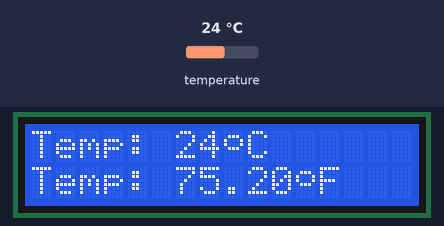
Bench run of a sketch on a simulated Arduino Leonardo, built with avr-gcc and run on an emulated ATmega32U4. On the bench: 16×2 character LCD. The inputs (shaded band) are chosen by the test bench; at power-on: temperature 24 °C. What the sketch prints to the serial monitor is not drawn.

Above: at 1.3 s.
1.4 s: temperature set to 12 °C
At 3.6 s:
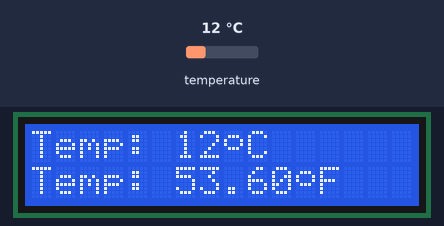
4.2 s: temperature set to 19 °C
At 5.8 s:
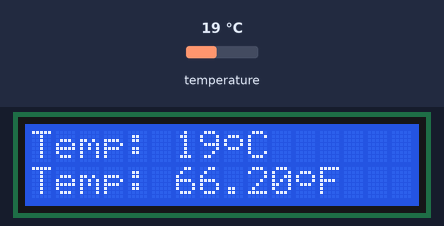
6.7 s: temperature set to 28 °C
At 9.0 s:
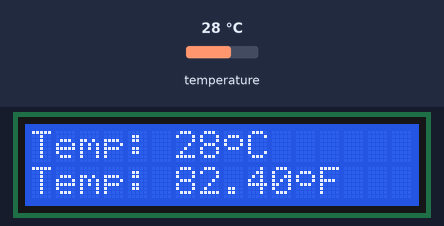
Timing chart, 0 to 10.5 s (numbered marks = the images above; inputs shaded):
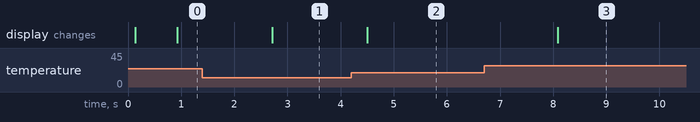

The sketch:

i2c_lcd.ino
```cpp
#include <Wire.h>
#include <OneWire.h>
#include <DallasTemperature.h>
#include <LiquidCrystal_I2C.h>

#define ONE_WIRE_BUS 2

OneWire oneWire(ONE_WIRE_BUS);
DallasTemperature sensors(&oneWire);
int device_address = 0x0;
LiquidCrystal_I2C *lcd = NULL;

byte Degree[8] = {
  0b00000,
  0b01110,
  0b10001,
  0b10001,
  0b01110,
  0b00000,
  0b00000,
  0b00000
};

void setup() {
  sensors.begin();
  Serial.begin (9600);

  // Leonardo: wait for serial port to connect
  //while (!Serial)
  //{
  //}

  Serial.println ();
  Serial.println ("I2C scanner. Scanning ...");
  byte count = 0;

  Wire.begin();
  for (byte i = 8; i < 120; i++)
  {
    Wire.beginTransmission (i);
    if (Wire.endTransmission () == 0)
    {
      Serial.print ("Found address: ");
      Serial.print (i, DEC);
      Serial.print (" (0x");
      Serial.print (i, HEX);
      Serial.println (")");
      count++;
      if (count == 1)
      {
        device_address = i;
      }
      delay (1);  // maybe unneeded?
    } // end of good response
  } // end of for loop
  Serial.println ("Done.");
  Serial.print ("Found ");
  Serial.print (count, DEC);
  Serial.println (" device(s).");

  //Setup lcd
  lcd = new LiquidCrystal_I2C(device_address, 16, 2);
  lcd->init();
  lcd->clear();
  lcd->backlight();
  lcd->setCursor(2, 0);
  lcd->print("Hello world!");
  lcd->setCursor(2, 1);
  lcd->print("LCD Tutorial");
  lcd->createChar(0, Degree);
}  // end of setup

void loop() {
  sensors.requestTemperatures();
  int tempc = sensors.getTempCByIndex(0);
  lcd->clear();
  lcd->setCursor(0, 0);
  lcd->print("Temp: ");
  lcd->print(tempc);
  lcd->write(0);  //shows degrees character
  lcd->print("C");

  lcd->setCursor(0, 1);
  lcd->print("Temp: ");
  lcd->print((tempc * 9.0) / 5.0 + 32.0);
  lcd->write(0);  //shows degrees character
  lcd->print("F");

  delay(1000);
}
```

Measured:
- after the input at 1.4 s, the display: changes after 1.3 s (image 1)
- after the input at 4.2 s, the display: changes after 0.30 s (image 2)
- after the input at 6.7 s, the display: changes after 1.4 s (image 3)
